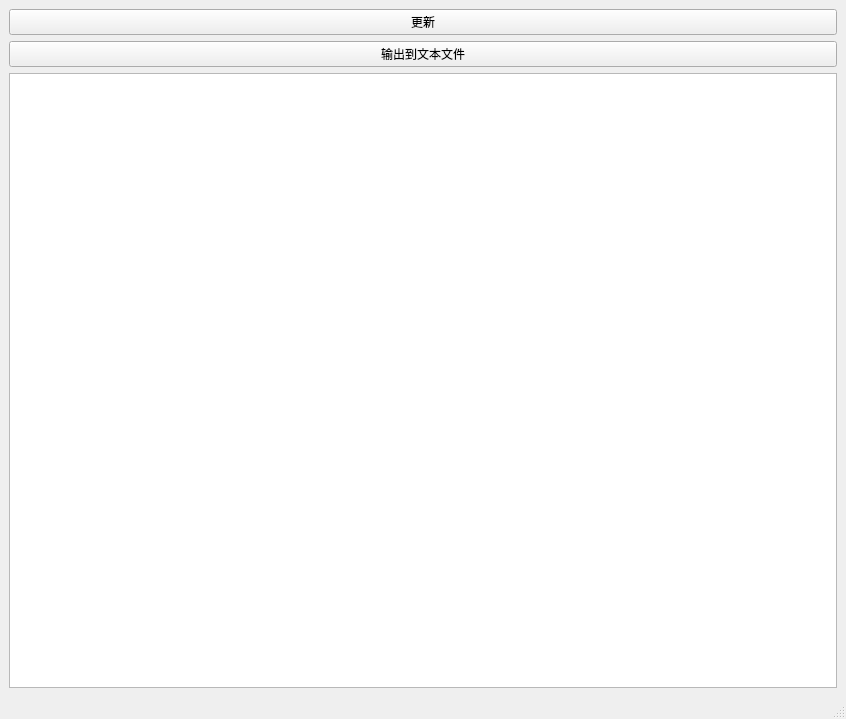
<?xml version="1.0" encoding="UTF-8"?>
<ui version="4.0">
 <class>Overview</class>
 <widget class="QMainWindow" name="Overview">
  <property name="geometry">
   <rect>
    <x>0</x>
    <y>0</y>
    <width>846</width>
    <height>719</height>
   </rect>
  </property>
  <property name="windowTitle">
   <string>族谱总览</string>
  </property>
  <property name="windowIcon">
   <iconset resource="picture.qrc">
    <normaloff>:/picture/longtuteng.jpg</normaloff>:/picture/longtuteng.jpg</iconset>
  </property>
  <widget class="QWidget" name="centralwidget">
   <layout class="QVBoxLayout" name="verticalLayout">
    <item>
     <widget class="QPushButton" name="pushButton">
      <property name="text">
       <string>更新</string>
      </property>
     </widget>
    </item>
    <item>
     <widget class="QPushButton" name="pushButton_2">
      <property name="text">
       <string>输出到文本文件</string>
      </property>
     </widget>
    </item>
    <item>
     <widget class="QTextEdit" name="textEdit"/>
    </item>
   </layout>
  </widget>
  <widget class="QStatusBar" name="statusbar"/>
 </widget>
 <resources>
  <include location="picture.qrc"/>
 </resources>
 <connections/>
</ui>
